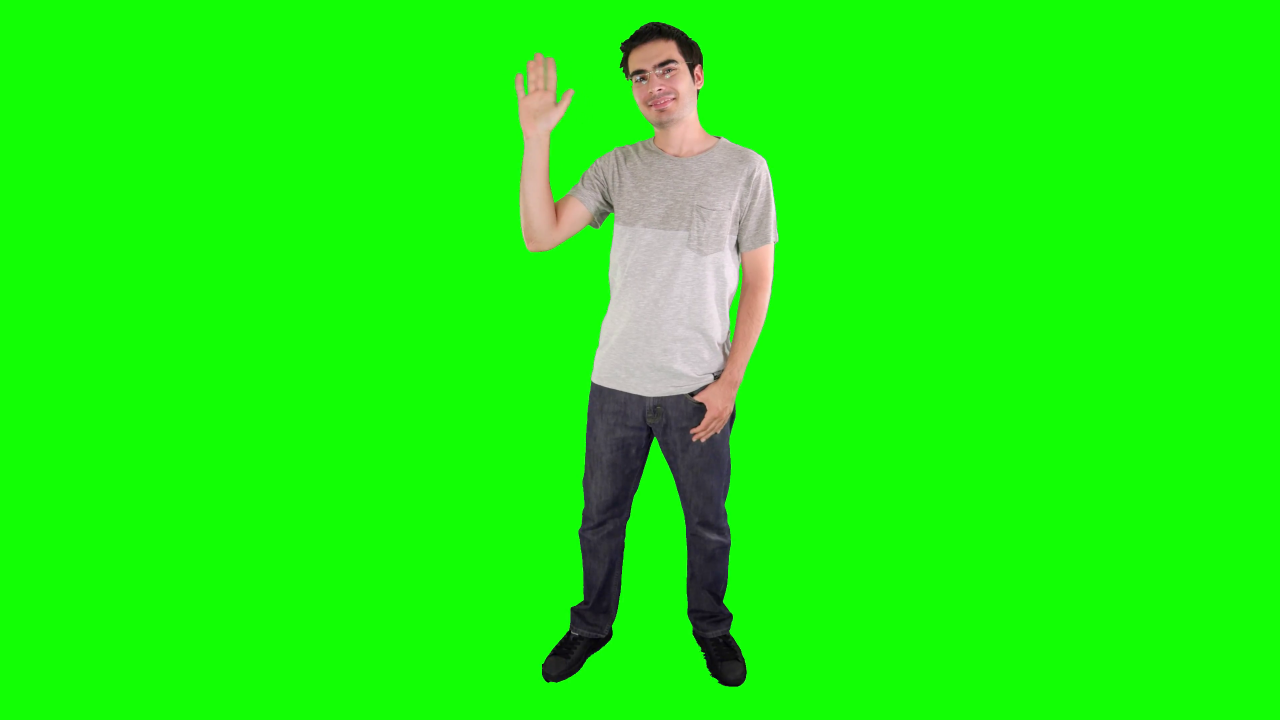
#> input picture greenscreen.png, 3840 x 2160 px (shown at 1/3 size)
$ jupyter execute --allow-errors 'Green Screen.ipynb'
#> lines starting #> are read from the running program, lines starting #| are printed output that depends on the picture
[cell 1]
from PIL import Image
from PIL import Image, ImageDraw, ImageFont

# open green screen image in PIL
GreenScreenFile = Image.open('greenscreen.png')
#> GreenScreenFile is the input picture: PIL image 3840x2160 RGB; mean R, G, B 29.9, 243.4, 16.5
GreenScreen = GreenScreenFile.convert("RGBA")


# access pixel data in PIL
pixdata = GreenScreen.load()
width, height = GreenScreen.size
#> width = 3840; height = 2160

# check every pixel for green and then change the alpha channel of those pixels to 0 ... transparent
for y in range(height):
    for x in range(width):
        if pixdata[x, y][0] <150 and pixdata[x, y][1] > 150 and pixdata[x,y][2]<150:
        #if pixdata[x,y][0] *1.1 < pixdata[x, y][1] and pixdata[x,y][2] *1.1 < pixdata[x, y][1] and pixdata[x,y][1]>140:
            pixdata[x, y] = (255, 255, 255, 0)

# saves image file
GreenScreen.save("greenscreen_modified.png", "PNG")
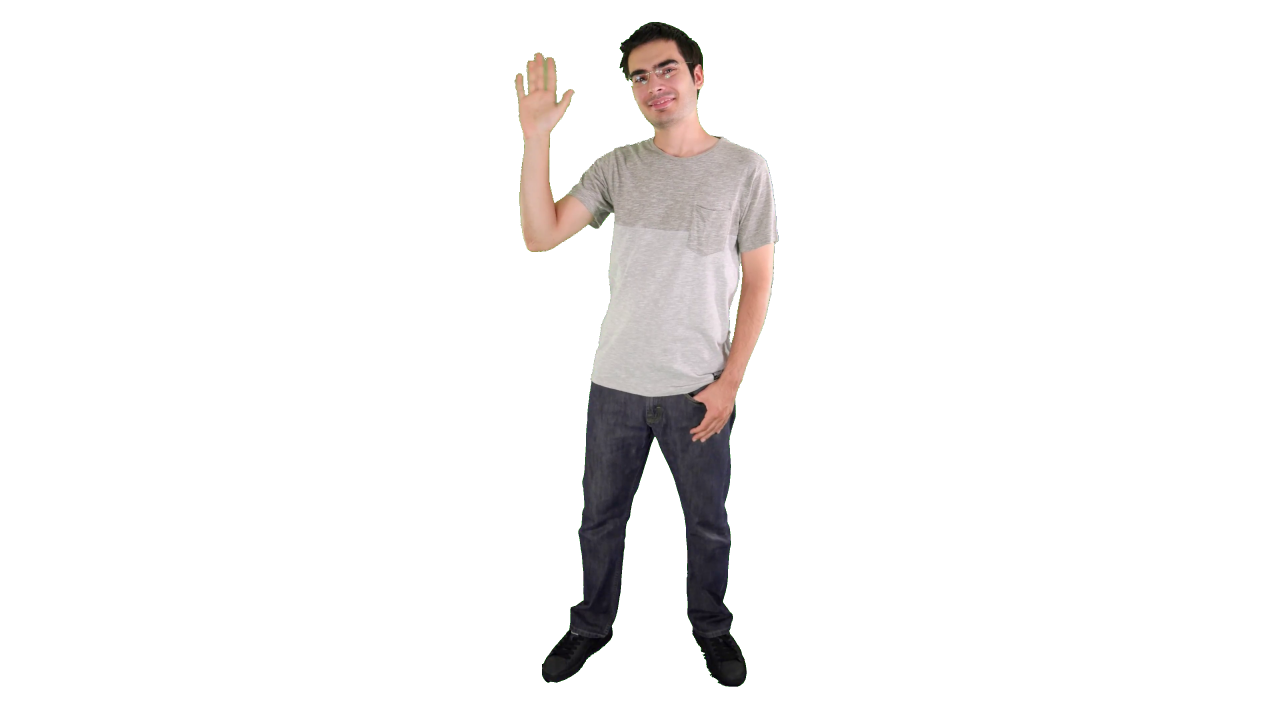
#> saved as greenscreen_modified.png: PIL image 3840x2160 RGBA (shown at 1/3 size); mean R, G, B, A 244.8, 243.4, 243.2, 23.7; transparent parts drawn white

#> (the rest of this cell did not finish here and is left out)
